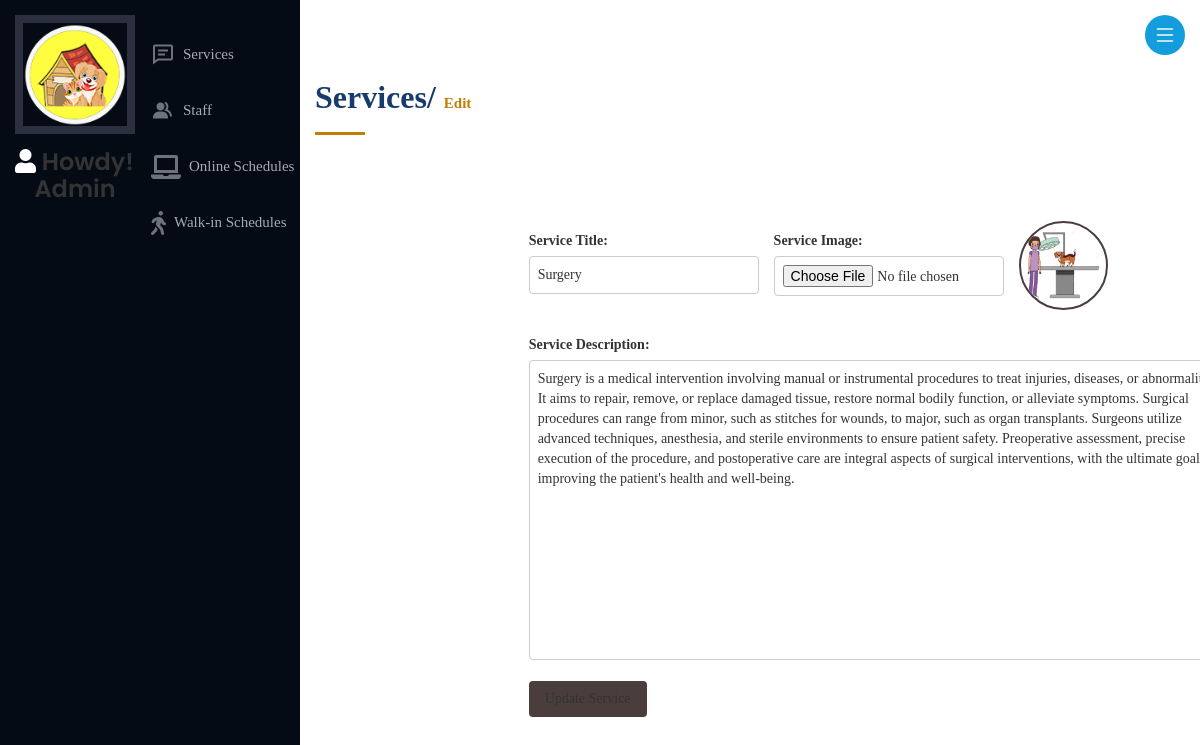
The app's page /admin-dashboard/edit-services.php?services_id=4 with its own data.
### tables this page shows
CREATE TABLE `services` (
  `services_id` int(11) NOT NULL,
  `services_title` varchar(20) DEFAULT NULL,
  `services_description` text DEFAULT NULL,
  `services_image` varchar(255) DEFAULT NULL
);

### admin-dashboard/backend/fetch_user.php (called while the page is built)
<?php
require 'connection.php';
$user_id = 1;
$user = "SELECT `user` FROM `admins` WHERE `admin_id` = $user_id";
$user_result = $conn->query($user);
    if ($user_result && $user_result->num_rows > 0) {
        $user_row = $user_result->fetch_assoc();
        $user_name = $user_row['user'];
    } else {
        $user_name = "Guest";
}
?>

### admin-dashboard/edit-services.php (the view, shortened to what this page needs)
<?php require 'required/head.php'; ?>
<?php require 'required/navigation/without-dashboard.php'; ?>
<link rel="stylesheet" href="https://cdnjs.cloudflare.com/ajax/libs/font-awesome/4.7.0/css/font-awesome.min.css">
<main id="main">
    <section id="add" class="contact">
        <div class="container">
            <div class="section-title">
                <h2>Services/ <span>Edit</span></h2>
            </div>
            <div class="d-flex justify-content-end">
            </div>
            <div class="row" data-aos="fade-in">
                <form class="form" id="form" action="backend/crude.php" enctype="multipart/form-data" method="post">
                    <?php
                    require_once 'backend/connection.php';
                    if ($_SERVER["REQUEST_METHOD"] == "GET") {
                        $services_id = $_GET["services_id"];
                        $sql = "SELECT * FROM services WHERE services_id = $services_id";
                        $result = mysqli_query($conn, $sql);
                        if (mysqli_num_rows($result) == 1) {
                            $row = mysqli_fetch_assoc($result);
                    ?>
                            <div class="row">
                                <div class="form-group">
                                    <label for="services_title">Service Title:</label>
                                    <input type="text" name="services_title" value="<?php echo $row['services_title']; ?>" required>
                                </div>
                                <div class="form-group">
                                    <label for="services_image">Service Image:</label>
                                    <input type="file" name="services_image" id="services_image" accept="image/*" value = "<?php echo $row['services_image']?>" onchange="previewServiceImage(this)">
                                </div>
                                <div class="form-group">
                                    <img id="serviceImagePreview" src="../assets/img/<?php echo $row["services_image"]?>" alt="Service Image Preview" style="max-width: 200px; border-radius: 50%; width:40%; height: auto;  border: 2px solid #4C3D3D;">
                                </div>
                            </div>
                            <div class="form-group">
                                <label for="services_description">Service Description:</label>
                                <textarea name="services_description" required style="width:100%; height:300px"><?php echo $row['services_description']; ?></textarea>
                            </div>
                            <button type="submit">Update Service</button>
                    <?php
                        } else {
                            echo "Service data not found.";
                        }
                    }
                    ?>
                </form>
            </div>
        </div>
    </section>
</main>
<?php
require 'required/script.php';
?>

### admin-dashboard/required/navigation/without-dashboard.php (shortened to what this page needs)
<body>
  <i class="bi bi-list mobile-nav-toggle d-xl-none"></i>
  <header id="header">
    <div class="d-flex flex-column">
      <div class="profile">
        <img src="../assets/img/logo.png" alt="" class="img-fluid rounded-circle">
        <h1 class="text-light">
          <div class="dropdown">
            <a href="#" title="User Options">
              <i class="fas fa-user"></i>
            </a>
          </div>
          Howdy! <?php  echo $user_name;?>
        </h1>
      </div>
      <nav id="navbar" class="nav-menu navbar">
        <ul>
          <li><a href="services.php" class="nav-link scrollto"><i class="bx bx-comment-detail"></i> <span>Services</span></a></li>
          <li><a href="staff.php" class="nav-link scrollto"><i class="bx bxs-group"></i> <span>Staff</span></a></li>
          <li><a href="pet-status.php" class="nav-link scrollto"><i class="fas fa-laptop"></i><span>Online Schedules</span></a></li>
          <li><a href="walk-in.php" class="nav-link scrollto"><i class="fas fa-walking"></i><span>Walk-in Schedules</span></a></li>
        </ul>
      </nav>
    </div>
  </header>

### admin-dashboard/assets/css/style.css (style rules this page uses)
.d-flex { display: flex; }
.justify-content-end { justify-content: flex-end; }
label { display: block; margin-top: 10px; }
input, textarea { width: 230px; padding: 8px; margin-top: 5px; border: 1px solid #ccc; border-radius: 4px; }
.button, button { margin: 10px; padding: 8px 16px; background-color: #4C3D3D; color: #fff; border: none; border-radius: 4px; cursor: pointer; }
.container { width: 100%; padding-right: 15px; padding-left: 15px; margin-right: auto; margin-left: auto; }
body { font-family: "Open Sans", sans-serif; color: #272829; }
a { color: #149ddd; text-decoration: none; }
h1, h2, h3, h4, h5, h6 { font-family: "Raleway", sans-serif; }
#header { position: fixed; top: 0; left: 0; bottom: 0; width: 300px; transition: all ease-in-out 0.5s; z-index: 9997; transition: all 0.5s; padding: 0 15px; background: #040b14; overflow-y: auto; }
#header .profile img { margin: 15px auto; display: block; width: 120px; border: 8px solid #2c2f3f; }
#header .profile h1 { font-size: 24px; margin: 0; padding: 0; font-weight: 600; -moz-text-align-last: center; text-align-last: center; font-family: "Poppins", sans-serif; }
#header .profile h1 a, #header .profile h1 a:hover { color: #fff; text-decoration: none; }
#main { margin-left: 300px; height: 680px; }
.container, .container-fluid { padding-left: 30px; padding-right: 30px; }
.nav-menu { padding: 30px 0 0 0; }
.nav-menu * { margin: 0; padding: 0; list-style: none; }
.nav-menu>ul>li { position: relative; white-space: nowrap; }
.nav-menu a, .nav-menu a:focus { display: flex; align-items: center; color: #a8a9b4; padding: 12px 15px; margin-bottom: 8px; transition: 0.3s; font-size: 15px; }
.nav-menu a i, .nav-menu a:focus i { font-size: 24px; padding-right: 8px; color: #6f7180; }
.mobile-nav-toggle { position: fixed; right: 15px; top: 15px; z-index: 9998; border: 0; font-size: 24px; transition: all 0.4s; outline: none !important; background-color: #149ddd; color: #fff; width: 40px; height: 40px; display: inline-flex; align-items: center; justify-content: center; line-height: 0; border-radius: 50px; cursor: pointer; }
section { padding: 60px 0; overflow: hidden; }
.section-title { padding-bottom: 30px; }
.section-title h2 { font-size: 32px; font-weight: bold; margin-bottom: 20px; padding-bottom: 20px; position: relative; color: #173b6c; }
.section-title h2::after { content: ""; position: absolute; display: block; width: 50px; height: 3px; background: #C07F00; bottom: 0; left: 0; }
.section-title span { color: #C07F00; font-size: 1.5rem; }
.contact { padding-bottom: 0; }

### admin-dashboard/required/head.php (style rules this page uses)
:root { --bs-success-rgb: 71, 222, 152 !important; }
html, body { height: 100%; width: 100%; font-family: Verdana, cursive; }

### admin-dashboard/required/navigation/without-dashboard.php (style rules this page uses)
.dropdown { position: relative; display: inline-block; }

### admin-dashboard/edit-services.php (style rules this page uses)
.row { display: flex; flex-direction: row; justify-content: space-between; }
.form-group { flex-basis: 30%; }

### records on screen
services: services_title "Surgery", services_image (picture), services_description "Surgery is a medical intervention involving manual or instrumental procedures to treat injuries, diseases, or abnormalities. It aims to repair, remove, or replace damaged tissue, restore normal bodily function, or alleviate symptoms. Surgical procedures can range from minor, such as stitches for wounds, to major, such as organ transplants. Surgeons utilize advanced techniques, anesthesia, and sterile environments to ensure patient safety. Preoperative assessment, precise execution of the procedure, and postoperative care are integral aspects of surgical interventions, with the ultimate goal of improving the patient's health and well-being."

### other values on screen
$user_name "Admin"
